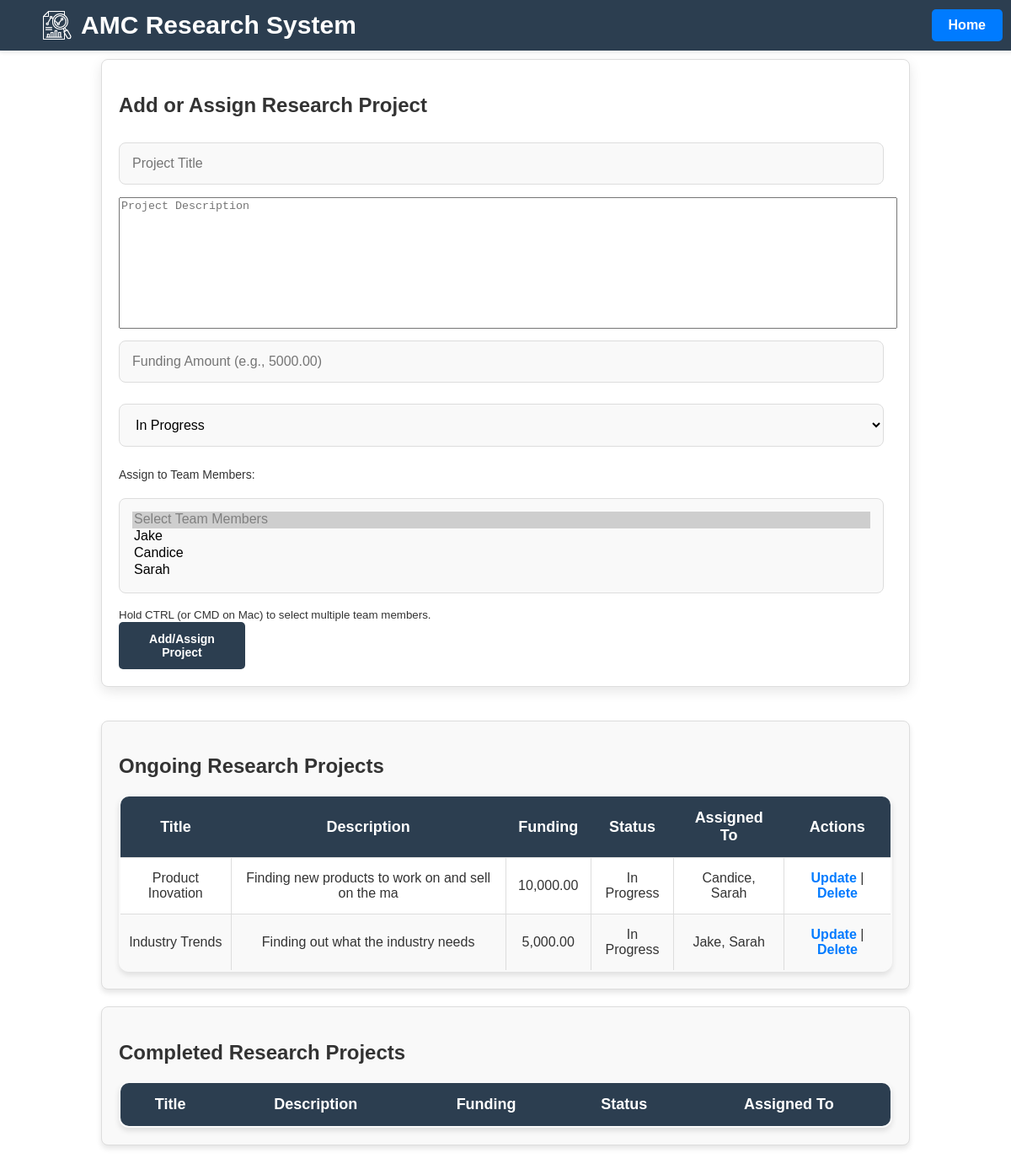
Screenshot of /CRUD2/view_projects.php (signed in) with the database file from the repository.
### tables this page shows
CREATE TABLE `research_projects` (
  `id` int(11) NOT NULL,
  `title` varchar(50) DEFAULT NULL,
  `description` varchar(50) DEFAULT NULL,
  `assigned_to` int(11) DEFAULT NULL,
  `funding` decimal(15,2) DEFAULT NULL,
  `status` enum('Completed','In Progress') NOT NULL,
  `created_at` int(11) NOT NULL,
  `updated_at` int(11) NOT NULL
);

### CRUD2/view_projects.php (the view, shortened to what this page needs)
<?php
require_once '../dbconnect.php';
$ongoingProjectsQuery = $conn->query(
    "SELECT rp.*, IFNULL(GROUP_CONCAT(DISTINCT u.name SEPARATOR ', '), 'Unassigned') AS assigned_to_names
     FROM research_projects rp
     LEFT JOIN project_team pt ON rp.id = pt.project_id
     LEFT JOIN user u ON pt.user_id = u.id
     WHERE rp.status = 'In Progress'
     GROUP BY rp.id"
);
?>
<!DOCTYPE html>
<html lang="en">
<head>
    <link rel="stylesheet" type="text/css" href="/group/style/style.css?v=<?php echo time(); ?>">
</head>
<body class="projects-management">
    <div class="top-bar">
        <div class="logo-title-container">
            <img src="/group/images/research12.png" alt="Logo" class="logo">
            <h1 class="main-title">AMC Research System</h1>
        </div>
        <a href="/group/admin_dashboard.php" class="home-btn">Home</a>
    </div>
    <div class="projects-container">
        <div class="create-container">
            <h2>Add or Assign Research Project</h2>
            <form action="<?php echo $_SERVER['PHP_SELF']; ?>" method="POST" class="add-project-form">
                <div class="form-group">
                    <input type="text" name="title" placeholder="Project Title" required>
                </div>
                <div class="form-group">
                    <textarea name="description" rows="10" required style="resize: none; width: 100%;" placeholder="Project Description"></textarea>
                </div>
                <div class="form-group">
                    <input type="number" step="0.01" name="funding" placeholder="Funding Amount (e.g., 5000.00)" required>
                </div>
                <div class="form-group">
                    <select name="status" required>
                        <option value="In Progress">In Progress</option>
                    </select>
                </div>
                <div class="form-group">
                    <label for="assigned_to">Assign to Team Members:</label>
                    <select name="assigned_to[]" id="assigned_to" multiple required>
                        <option value="" disabled selected>Select Team Members</option>
                        <?php
                        $users = $conn->query("SELECT id, name FROM user WHERE role != 'Admin'");
                        while ($user = $users->fetch_assoc()) {
                            echo "<option value='" . htmlspecialchars($user['id']) . "'>" . htmlspecialchars($user['name']) . "</option>";
                        }
                        ?>
                    </select>
                    <small>Hold CTRL (or CMD on Mac) to select multiple team members.</small>
                </div>
                <div class="form-group">
                    <button type="submit" name="add_project" class="submit-button">Add/Assign Project</button>
                </div>
            </form>
        </div>
        <div class="read-container">
            <h2>Ongoing Research Projects</h2>
            <table class="equipment-table">
                <thead>
                    <tr>
                        <th>Title</th>
                        <th>Description</th>
                        <th>Funding</th>
                        <th>Status</th>
                        <th>Assigned To</th>
                        <th>Actions</th>
                    </tr>
                </thead>
                <tbody>
                    <?php while ($row = $ongoingProjectsQuery->fetch_assoc()): ?>
                        <tr>
                            <td><?php echo htmlspecialchars($row['title']); ?></td>
                            <td><?php echo htmlspecialchars($row['description']); ?></td>
                            <td><?php echo htmlspecialchars(number_format($row['funding'], 2)); ?></td>
                            <td><?php echo htmlspecialchars($row['status']); ?></td>
                            <td><?php echo !empty($row['assigned_to_names']) ? htmlspecialchars($row['assigned_to_names']) : 'Unassigned'; ?></td>
                            <td>
                                <a href='project_update.php?id=<?php echo htmlspecialchars($row['id']); ?>'>Update</a> |
                                <a href="project_delete.php?id=<?php echo htmlspecialchars($row['id']); ?>&csrf_token=<?php echo $_SESSION['csrf_token']; ?>"
                                    class="delete-link"
                                    onclick="return confirm('Are you sure you want to delete this project?');">
                                    Delete
                                </a>
                            </td>
                        </tr>
                    <?php endwhile; ?>
                </tbody>
            </table>
        </div>
        <div class="read-container">
            <h2>Completed Research Projects</h2>
            <table class="equipment-table">
                <thead>
                    <tr>
                        <th>Title</th>
                        <th>Description</th>
                        <th>Funding</th>
                        <th>Status</th>
                        <th>Assigned To</th>
                    </tr>
                </thead>
            </table>
        </div>
    </div>
</body>
</html>

### style/style.css (style rules this page uses)
body { margin: 0; padding: 0; padding-bottom: 30px; font-family: 'Poppins', sans-serif; background: white; color: #333; min-height: 100vh; box-sizing: border-box; padding-top: 70px; overflow-x: hidden; }
.top-bar { width: 100%; height: 60px; background: #2C3E50; display: flex; justify-content: space-between; align-items: center; padding: 0 20px; box-shadow: 0 2px 5px rgba(0, 0, 0, 0.1); position: fixed; top: 0; z-index: 10; }
.logo { width: 36px; height: auto; object-fit: contain; margin-left: 30px; }
.main-title { color: #FFFFFF; font-size: 30px; font-weight: bold; margin-left: 0px; text-align: left; }
.home-btn { background: #007bff; color: #FFFFFF; text-decoration: none; padding: 10px 20px; border-radius: 5px; font-size: 16px; font-weight: bold; transition: background 0.3s ease; margin-left: auto; margin-right: 30px; }
.logo-title-container { display: flex; align-items: center; gap: 10px; }
.create-container, .read-container { width: 80%; margin: 0 auto; padding: 20px; border: 1px solid #ddd; border-radius: 8px; box-shadow: 0 5px 15px rgba(0, 0, 0, 0.1); background: white; box-sizing: border-box; }
.create-container { margin-top: 0; margin-bottom: 40px; }
.read-container { margin-top: 20px; padding: 20px; background-color: #f9f9f9; border: 1px solid #ddd; border-radius: 8px; box-shadow: 0 4px 6px rgba(0, 0, 0, 0.1); }
.create-container input, .create-container select { width: calc(100% - 10px); max-width: 2000px; margin-top: 10px; margin-bottom: 15px; padding: 15px; border: 1px solid #ddd; border-radius: 8px; background-color: #f9f9f9; outline: none; font-size: 16px; box-sizing: border-box; transition: border-color 0.3s ease, box-shadow 0.3s ease; }
.create-container label { display: flex; align-items: center; gap: 10px; font-size: 14px; margin-bottom: 10px; margin-top: 10px; }
.create-container button { background-color: #2C3E50; color: white; border: none; padding: 12px 20px; font-size: 14px; font-weight: bold; cursor: pointer; transition: background-color 0.3s ease, transform 0.3s ease; width: 100%; max-width: 150px; border-radius: 5px; box-sizing: border-box; }
.equipment-table { width: 100%; border-collapse: collapse; margin-top: 15px; border: 2px solid #ccc; border-radius: 12px; overflow: hidden; box-shadow: 0px 4px 6px rgba(0, 0, 0, 0.1); }
.equipment-table th { background-color: #2C3E50; color: white; padding: 15px; text-align: center; font-size: 18px; font-weight: bold; border: none; }
.equipment-table tr:nth-child(even) { background-color: #f9f9f9; }
.equipment-table tr:nth-child(odd) { background-color: #ffffff; }
.equipment-table td { border: 1px solid #ddd; padding: 15px 10px; text-align: center; font-size: 16px; }
.equipment-table tr:first-child th:first-child { border-top-left-radius: 12px; }
.equipment-table tr:first-child th:last-child { border-top-right-radius: 12px; }
.equipment-table tr:last-child td:first-child { border-bottom-left-radius: 12px; }
.equipment-table tr:last-child td:last-child { border-bottom-right-radius: 12px; }
.equipment-table a { text-decoration: none; color: #007bff; font-weight: bold; }

### rows the page displays
research_projects: title "Product Inovation", description "Finding new products to work on and sell on the ma", funding "10,000.00", status "In Progress", assigned_to_names "Candice, Sarah"
research_projects: title "Industry Trends", description "Finding out what the industry needs", funding "5,000.00", status "In Progress", assigned_to_names "Jake, Sarah"
